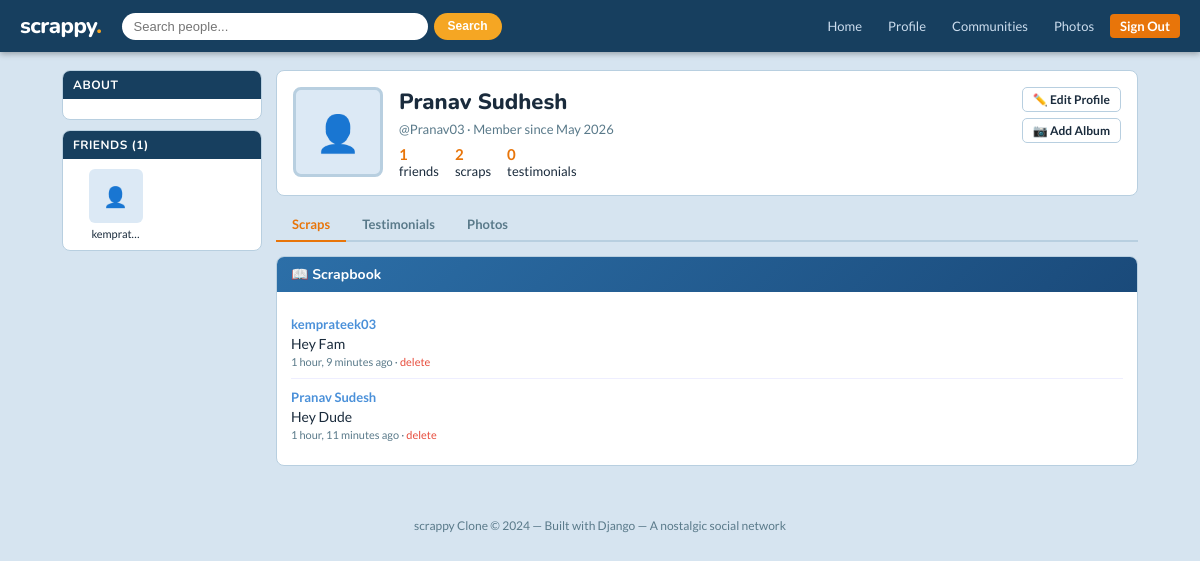
Page /profile/Pranav03/ (signed in) on the committed database.
### core/models.py (models this page shows, shortened)
class Scrap(models.Model):
    author = models.ForeignKey(User, on_delete=models.CASCADE, related_name='scraps_written')
    recipient = models.ForeignKey(User, on_delete=models.CASCADE, related_name='scraps_received')
    content = models.TextField()
    created_at = models.DateTimeField(auto_now_add=True)
    class Meta:
        ordering = ['-created_at']

### core/views.py (the view, shortened to what this page needs)
# urls.py: path('profile/<str:username>/', views.profile_view, name='profile'),
@login_required
def profile_view(request, username):
    profile_user = get_object_or_404(User, username=username)
    profile = get_object_or_404(Profile, user=profile_user)
    scraps = Scrap.objects.filter(recipient=profile_user)
    testimonials = Testimonial.objects.filter(recipient=profile_user, approved=True)
    albums = Album.objects.filter(owner=profile_user)
    scrap_form = ScrapForm()
    testimonial_form = TestimonialForm()
    friendship_status = None
    return render(request, 'core/profile.html', {
        'profile_user': profile_user,
        'profile': profile,
        'scraps': scraps,
        'testimonials': testimonials,
        'albums': albums,
        'scrap_form': scrap_form,
        'testimonial_form': testimonial_form,
        'friendship_status': friendship_status,
        'friends': profile.friends(),
    })

### core/forms.py
class ScrapForm(forms.ModelForm):
    class Meta:
        model = Scrap
        fields = ['content']
        widgets = {
            'content': forms.Textarea(attrs={'rows': 3, 'placeholder': 'Write a scrap...'}),
        }
        labels = {'content': ''}

class TestimonialForm(forms.ModelForm):
    class Meta:
        model = Testimonial
        fields = ['content']
        widgets = {
            'content': forms.Textarea(attrs={'rows': 5, 'placeholder': 'Write a testimonial...'}),
        }
        labels = {'content': ''}

### core/models.py (called while the page is built)
    def friends(self):
        accepted = Friendship.objects.filter(
            models.Q(sender=self.user) | models.Q(receiver=self.user),
            status='accepted'
        )
        friends = []
        for f in accepted:
            friends.append(f.receiver if f.sender == self.user else f.sender)
        return friends

### core/templates/core/profile.html (shortened to what this page needs)
{% extends 'core/base.html' %}
{% block content %}
<div class="page-container wide">
    <aside class="sidebar">
        <div class="sidebar-card">
            <div class="sidebar-title">About</div>
            <div style="padding:10px 12px;font-size:13px;">
            </div>
        </div>
        <div class="sidebar-card">
            <div class="sidebar-title">Friends ({{ friends|length }})</div>
            <div style="padding:10px;">
                <div class="friends-grid">
                    {% for friend in friends|slice:":9" %}
                    <div class="friend-thumb">
                        <a href="{% url 'profile' friend.username %}">
                            <div class="avatar">
                                {% if friend.profile.avatar %}<img src="{{ friend.profile.avatar.url }}">{% else %}👤{% endif %}
                            </div>
                            {{ friend.first_name|default:friend.username|truncatechars:8 }}
                        </a>
                    </div>
                    {% endfor %}
                </div>
            </div>
        </div>
    </aside>
    <main style="grid-column:2 / span 2;">
        <div class="profile-header">
            <div class="profile-avatar">
                {% if profile.avatar %}<img src="{{ profile.avatar.url }}">{% else %}👤{% endif %}
            </div>
            <div class="profile-info" style="flex:1;">
                <h1>{{ profile_user.get_full_name|default:profile_user.username }}</h1>
                <div class="meta">@{{ profile_user.username }} &middot; Member since {{ profile_user.date_joined|date:"M Y" }}</div>
                <div class="profile-stats">
                    <div class="stat"><strong>{{ friends|length }}</strong><br>friends</div>
                    <div class="stat"><strong>{{ scraps|length }}</strong><br>scraps</div>
                    <div class="stat"><strong>{{ testimonials|length }}</strong><br>testimonials</div>
                </div>
            </div>
            <div style="display:flex;flex-direction:column;gap:6px;align-items:flex-end;">
                {% if user == profile_user %}
                    <a href="{% url 'edit_profile' username=user.username %}" class="btn btn-outline btn-sm">✏️ Edit Profile</a>
                    <a href="{% url 'create_album' %}" class="btn btn-outline btn-sm">📷 Add Album</a>
                {% endif %}
            </div>
        </div>
        <div class="tabs">
            <div class="tab active" onclick="showTab('scraps', this)">Scraps</div>
            <div class="tab" onclick="showTab('testimonials', this)">Testimonials</div>
            <div class="tab" onclick="showTab('photos', this)">Photos</div>
        </div>
        <div id="tab-scraps">
            <div class="card">
                <div class="card-header">📖 Scrapbook</div>
                <div class="card-body">
                    {% for scrap in scraps %}
                    <div class="scrap">
                        <div class="scrap-author">
                            <a href="{% url 'profile' scrap.author.username %}">{{ scrap.author.get_full_name|default:scrap.author.username }}</a>
                        </div>
                        <div class="scrap-content">{{ scrap.content }}</div>
                        <div class="scrap-meta">
                            {{ scrap.created_at|timesince }} ago
                            {% if user == profile_user or user == scrap.author %}
                            &middot; <a href="{% url 'delete_scrap' scrap.id %}" style="color:#e74c3c;">delete</a>
                            {% endif %}
                        </div>
                    </div>
                    {% empty %}
                    <p style="color:#888;font-size:13px;">No scraps yet. Be the first!</p>
                    {% endfor %}
                </div>
            </div>
        </div>
    </main>
</div>
{% endblock %}

### core/templates/core/base.html (style rules this page uses)
:root { --primary: #e8750a; --primary-dark: #c4620a; --secondary: #4a90d9; --bg: #d6e4f0; --card: #ffffff; --sidebar: #dce9f5; --border: #b8cfe0; --text: #1a2b3c; --text-muted: #5a7a8a; --accent: #f5a623; --success: #27ae60; --danger: #e74c3c; --nav-bg: #173f5f; }
* { box-sizing: border-box; margin: 0; padding: 0; }
body { font-family: 'Lato', sans-serif; background: var(--bg); color: var(--text); min-height: 100vh; }
a { color: var(--secondary); text-decoration: none; }
.page-container { max-width: 960px; margin: 18px auto; padding: 0 12px; display: grid; grid-template-columns: 200px 1fr; gap: 14px; }
.page-container.wide { grid-template-columns: 200px 1fr 220px; max-width: 1100px; }
.sidebar { display: flex; flex-direction: column; gap: 10px; }
.sidebar-card { background: var(--card); border: 1px solid var(--border); border-radius: 8px; overflow: hidden; }
.sidebar-card .sidebar-title { background: var(--nav-bg); color: #fff; font-family: 'Nunito', sans-serif; font-size: 12px; font-weight: 700; padding: 6px 10px; text-transform: uppercase; letter-spacing: 0.5px; }
.card { background: var(--card); border: 1px solid var(--border); border-radius: 8px; overflow: hidden; margin-bottom: 12px; }
.card-header { background: linear-gradient(135deg, #2c6fa8 0%, #1a4a7a 100%); color: #fff; padding: 8px 14px; font-family: 'Nunito', sans-serif; font-weight: 700; font-size: 14px; display: flex; justify-content: space-between; align-items: center; }
.card-body { padding: 14px; }
.profile-header { background: var(--card); border: 1px solid var(--border); border-radius: 8px; padding: 16px; display: flex; gap: 16px; align-items: flex-start; margin-bottom: 12px; }
.profile-avatar { width: 90px; height: 90px; border-radius: 8px; object-fit: cover; border: 3px solid var(--border); background: var(--sidebar); display: flex; align-items: center; justify-content: center; font-size: 36px; color: var(--text-muted); flex-shrink: 0; overflow: hidden; }
.profile-info h1 { font-family: 'Nunito', sans-serif; font-size: 22px; font-weight: 800; }
.profile-info .meta { font-size: 13px; color: var(--text-muted); margin-top: 4px; }
.profile-stats { display: flex; gap: 16px; margin-top: 8px; }
.profile-stats .stat { font-size: 13px; }
.profile-stats .stat strong { color: var(--primary); font-size: 15px; }
.btn { display: inline-block; padding: 6px 14px; border-radius: 5px; font-size: 13px; font-weight: 600; cursor: pointer; border: none; text-decoration: none; transition: all 0.15s; }
.btn-sm { padding: 4px 10px; font-size: 12px; }
.btn-outline { background: transparent; border: 1px solid var(--border); color: var(--text); }
.scrap { border-bottom: 1px solid #eef; padding: 10px 0; }
.scrap:last-child { border-bottom: none; }
.scrap .scrap-author { font-weight: 700; font-size: 13px; }
.scrap .scrap-content { font-size: 14px; margin-top: 3px; }
.scrap .scrap-meta { font-size: 11px; color: var(--text-muted); margin-top: 3px; }
.friends-grid { display: grid; grid-template-columns: repeat(auto-fill, minmax(70px, 1fr)); gap: 8px; }
.friend-thumb { text-align: center; font-size: 11px; }
.friend-thumb .avatar { width: 54px; height: 54px; border-radius: 6px; background: var(--sidebar); margin: 0 auto 4px; display: flex; align-items: center; justify-content: center; font-size: 20px; color: var(--text-muted); overflow: hidden; }
.friend-thumb a { color: var(--text); font-size: 11px; }
.tabs { display: flex; border-bottom: 2px solid var(--border); margin-bottom: 14px; }
.tab { padding: 8px 16px; font-size: 13px; font-weight: 600; cursor: pointer; border-bottom: 2px solid transparent; margin-bottom: -2px; color: var(--text-muted); }
.tab.active { border-bottom-color: var(--primary); color: var(--primary); }

### rows in the picture
Scrap: author.get_full_name "kemprateek03", content "Hey Fam", created_at "1 hour, 9 minutes"
Scrap: author.get_full_name "Pranav Sudesh", content "Hey Dude", created_at "1 hour, 11 minutes"

### other values in the picture
{{ friends|length }} "1"
{{ friend.first_name|default:friend.username|truncatechars:8 }} "kemprat…"
{{ profile_user.get_full_name|default:profile_user.username }} "Pranav Sudhesh"
{{ profile_user.username }} "Pranav03"
{{ profile_user.date_joined|date:"M Y" }} "May 2026"
{{ scraps|length }} "2"
{{ testimonials|length }} "0"
